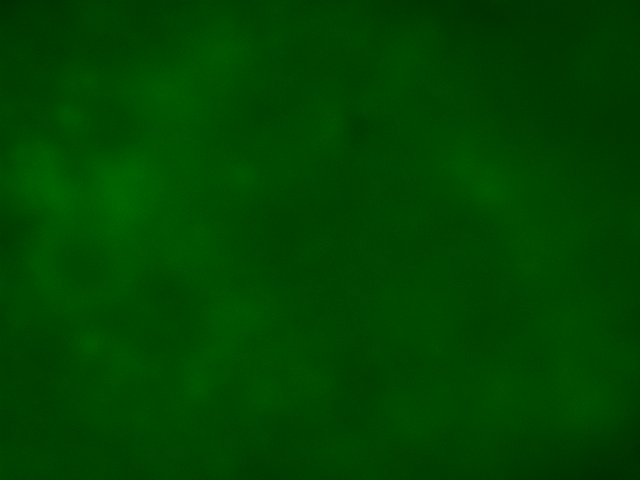
#> input picture data/raw_data_reorganized/biofilm/biofilm_DNaseI_07-08-2025_2.tif, 640 x 480 px; its folder holds 3 pictures in this run
$ python test_display_split.py
#> lines starting #> are read from the running program, lines starting #| are printed output that depends on the picture
### utils.py
import cv2
import numpy as np
import matplotlib.pyplot as plt
from pathlib import Path

def load_images(root) -> list[np.ndarray]:
    paths = sorted(
        [*Path(root).rglob("*.tif")],
        key=lambda p: p.as_posix().casefold()
    )
    return [img for p in paths if (img := cv2.imread(str(p), cv2.IMREAD_UNCHANGED)) is not None]
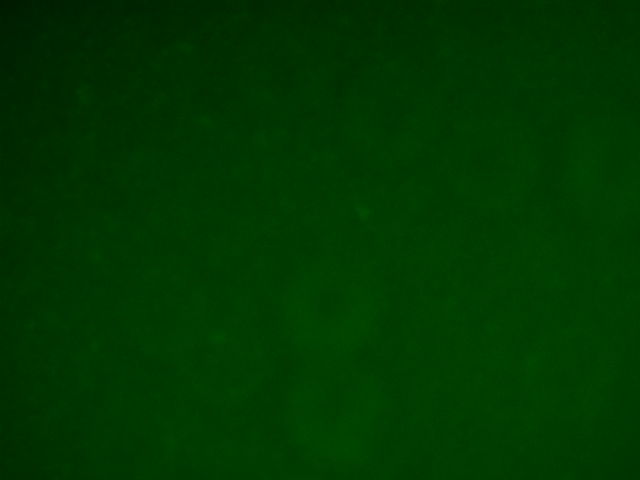
#> input picture data/raw_data_reorganized/biofilm/biofilm_NaIO4_07-08-2025_3.tif, 640 x 480 px
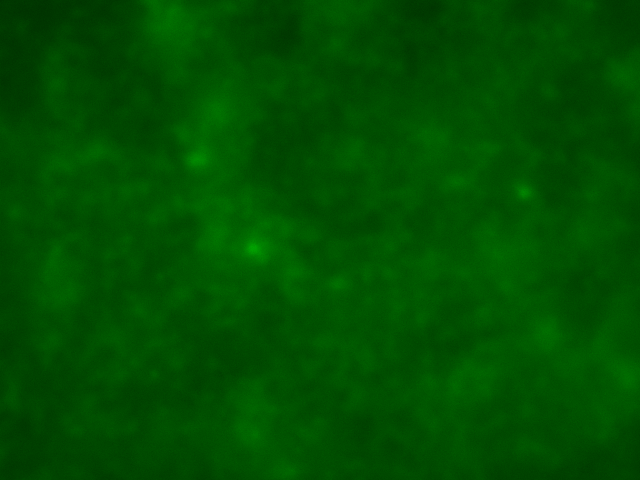
#> input picture data/raw_data_reorganized/biofilm/biofilm_ProtK_07-08-2025_1.tif, 640 x 480 px

def grayscale(image) -> np.ndarray:
    return image[:,:,1]

def normalize(image) -> np.ndarray:
    return image / np.max(image)

# [14 lines left out: functions display_image, display_grid_of_images, not called in this run]

def rotate_image_90(image) -> np.ndarray:
    return cv2.rotate(image, cv2.ROTATE_90_CLOCKWISE)

def rotate_image_180(image) -> np.ndarray:
    return cv2.rotate(image, cv2.ROTATE_180)

def rotate_image_270(image) -> np.ndarray:
    return cv2.rotate(image, cv2.ROTATE_90_COUNTERCLOCKWISE)

# [39 lines left out: function display_image_pairs, not called in this run]

### test_display_split.py
import sys
from pathlib import Path
from sklearn.model_selection import train_test_split
import numpy as np

# Add src to sys.path so imports work
sys.path.append(str(Path(__file__).parent / "src"))

from utils import load_images, display_image_pairs


def main():
    print("Loading images...")

    # Define paths (adjust if your data structure is different)
    # Assuming data/raw_data_reorganized exists from previous context
    data_root = Path("data/raw_data_reorganized")
    if not data_root.exists():
        print(f"Error: {data_root} does not exist.")
        return

    biofilm_dir = data_root / "biofilm"
    release_dir = data_root / "release"

    # Load images
    biofilm_images = load_images(biofilm_dir)
#> biofilm_images = 3 items
    release_images = load_images(release_dir)
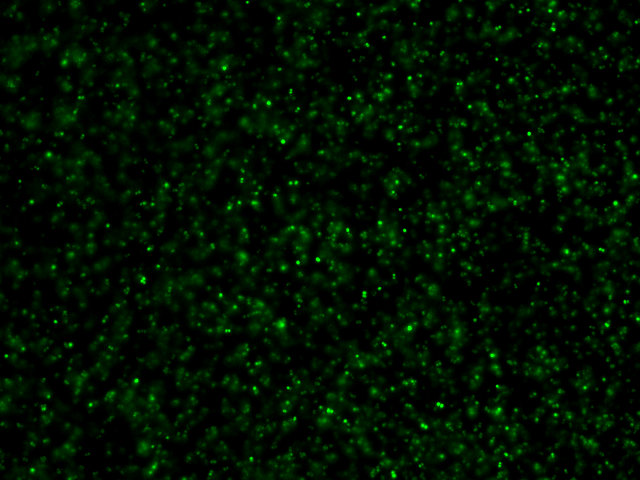
#> input picture data/raw_data_reorganized/release/release_DNaseI_07-02-2025_3.tif, 640 x 480 px
#> release_images = 1 item

    print(
        f"Loaded {len(biofilm_images)} biofilm images and {len(release_images)} release images."
    )
#| Loaded 3 biofilm images and 1 release images.

    if len(biofilm_images) != len(release_images):
        print("Warning: Number of images does not match! Truncating to shorter length.")
        min_len = min(len(biofilm_images), len(release_images))
#> min_len = 1
        biofilm_images = biofilm_images[:min_len]
#> biofilm_images = 1 item
        release_images = release_images[:min_len]

    # Create pairs
    pairs = list(zip(biofilm_images, release_images))
#> pairs = 1 item

    # 70/20/10 Split
    # First split: 70% Train, 30% Temp (Val + Test)
#> (the run stopped early here; a loop or call above may not have finished)
